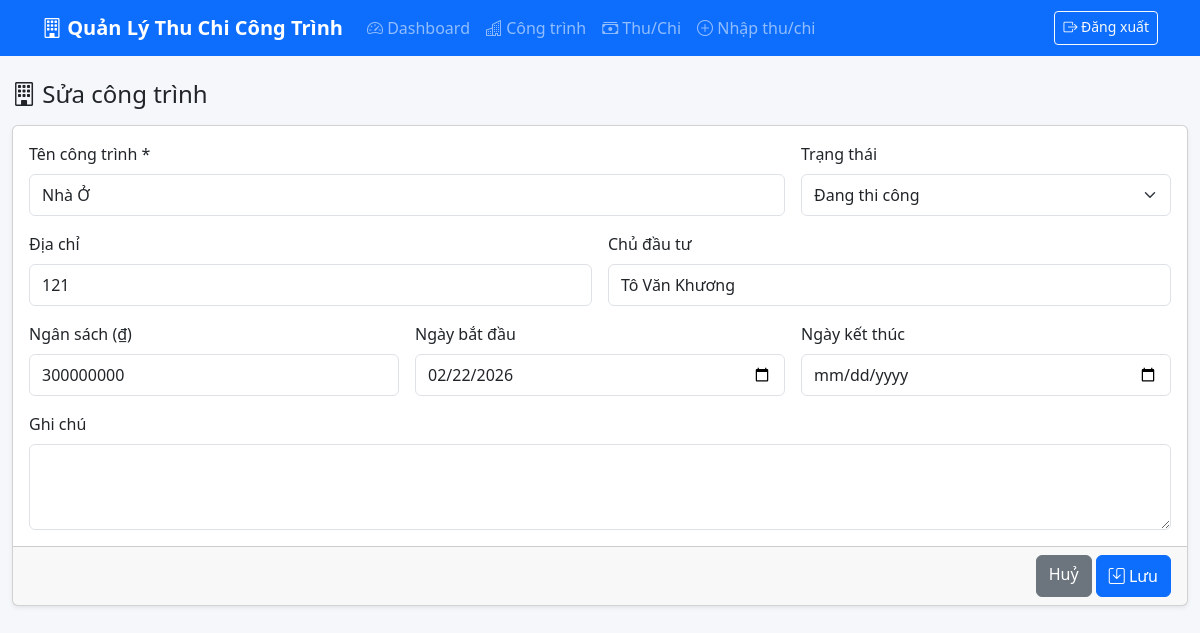
The app's page /congtrinh/edit.php?id=1 (signed in) with its own data.
### tables this page shows
CREATE TABLE cong_trinh (
    id INTEGER PRIMARY KEY AUTOINCREMENT,
    ten TEXT NOT NULL,
    dia_chi TEXT,
    chu_dau_tu TEXT,
    ngan_sach REAL DEFAULT 0,
    ngay_bd TEXT,
    ngay_kt TEXT,
    trang_thai TEXT DEFAULT 'dang_thi_cong',
    ghi_chu TEXT,
    created_at TEXT DEFAULT CURRENT_TIMESTAMP
);

### congtrinh/edit.php (called while the page is built)
<?php require __DIR__ . '/add.php';

### includes/bootstrap.php (called while the page is built, shortened)
<?php
$CONFIG = require __DIR__ . '/../config.php';
function db(): PDO {
    static $pdo = null;
    if ($pdo) return $pdo;
    global $CONFIG;
    $pdo = new PDO('sqlite:' . $CONFIG['db_path']);
    $pdo->setAttribute(PDO::ATTR_ERRMODE, PDO::ERRMODE_EXCEPTION);
    $pdo->setAttribute(PDO::ATTR_DEFAULT_FETCH_MODE, PDO::FETCH_ASSOC);
    $pdo->exec('PRAGMA foreign_keys = ON');
    return $pdo;
}
function e(?string $s): string { return htmlspecialchars((string)$s, ENT_QUOTES, 'UTF-8'); }

### congtrinh/add.php (the view, shortened to what this page needs)
<?php
require __DIR__ . '/../includes/bootstrap.php';
$id = (int)($_GET['id'] ?? 0);
$row = null;
if ($id) {
    $stmt = db()->prepare('SELECT * FROM cong_trinh WHERE id=?');
    $stmt->execute([$id]);
    $row = $stmt->fetch();
}
$title = $id ? 'Sửa công trình' : 'Thêm công trình';
require __DIR__ . '/../includes/header.php';
?>
<h4 class="mb-3"><i class="bi bi-building"></i> <?= e($title) ?></h4>
<form method="post" class="card shadow-sm">
  <div class="card-body row g-3">
    <div class="col-md-8">
      <label class="form-label">Tên công trình *</label>
      <input name="ten" class="form-control" required value="<?= e($row['ten'] ?? '') ?>">
    </div>
    <div class="col-md-4">
      <label class="form-label">Trạng thái</label>
      <select name="trang_thai" class="form-select">
        <?php foreach (['dang_thi_cong'=>'Đang thi công','tam_dung'=>'Tạm dừng','hoan_thanh'=>'Hoàn thành'] as $k=>$v): ?>
          <option value="<?= $k ?>" <?= ($row['trang_thai'] ?? '')===$k?'selected':'' ?>><?= $v ?></option>
        <?php endforeach; ?>
      </select>
    </div>
    <div class="col-md-6">
      <label class="form-label">Địa chỉ</label>
      <input name="dia_chi" class="form-control" value="<?= e($row['dia_chi'] ?? '') ?>">
    </div>
    <div class="col-md-6">
      <label class="form-label">Chủ đầu tư</label>
      <input name="chu_dau_tu" class="form-control" value="<?= e($row['chu_dau_tu'] ?? '') ?>">
    </div>
    <div class="col-md-4">
      <label class="form-label">Ngân sách (₫)</label>
      <input name="ngan_sach" type="number" step="1000" min="0" class="form-control" value="<?= e((string)($row['ngan_sach'] ?? 0)) ?>">
    </div>
    <div class="col-md-4">
      <label class="form-label">Ngày bắt đầu</label>
      <input type="date" name="ngay_bd" class="form-control" value="<?= e($row['ngay_bd'] ?? '') ?>">
    </div>
    <div class="col-md-4">
      <label class="form-label">Ngày kết thúc</label>
      <input type="date" name="ngay_kt" class="form-control" value="<?= e($row['ngay_kt'] ?? '') ?>">
    </div>
    <div class="col-12">
      <label class="form-label">Ghi chú</label>
      <textarea name="ghi_chu" rows="3" class="form-control"><?= e($row['ghi_chu'] ?? '') ?></textarea>
    </div>
  </div>
  <div class="card-footer text-end">
    <a href="list.php" class="btn btn-secondary">Huỷ</a>
    <button class="btn btn-primary"><i class="bi bi-save"></i> Lưu</button>
  </div>
</form>
<?php require __DIR__ . '/../includes/footer.php'; ?>

### includes/header.php (style rules this page uses)
:root { --safe-bottom: env(safe-area-inset-bottom, 0px); }
html, body { -webkit-text-size-adjust: 100%; }
body { background:#f5f7fb; padding-bottom: calc(72px + var(--safe-bottom)); }
@media (min-width: 992px) { body { padding-bottom: 1rem; } }
.btn, .form-control, .form-select { min-height: 42px; }
textarea.form-control { min-height: 80px; }

### records on screen
cong_trinh: ten "Nhà Ở", trang_thai "Đang thi công", dia_chi "121", chu_dau_tu "Tô Văn Khương", ngan_sach "300000000", ngay_bd "02/22/2026"

### other values on screen
$CONFIG['app_name'] "Quản Lý Thu Chi Công Trình"
$title "Sửa công trình"
